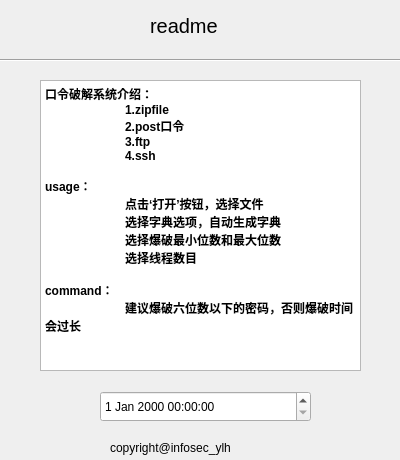
<?xml version="1.0" encoding="UTF-8"?>
<ui version="4.0">
 <class>Dialog</class>
 <widget class="QDialog" name="Dialog">
  <property name="geometry">
   <rect>
    <x>0</x>
    <y>0</y>
    <width>400</width>
    <height>460</height>
   </rect>
  </property>
  <property name="windowTitle">
   <string>Dialog</string>
  </property>
  <widget class="QLabel" name="label">
   <property name="geometry">
    <rect>
     <x>150</x>
     <y>10</y>
     <width>81</width>
     <height>31</height>
    </rect>
   </property>
   <property name="font">
    <font>
     <pointsize>15</pointsize>
    </font>
   </property>
   <property name="text">
    <string>readme</string>
   </property>
  </widget>
  <widget class="Line" name="line">
   <property name="geometry">
    <rect>
     <x>0</x>
     <y>50</y>
     <width>401</width>
     <height>20</height>
    </rect>
   </property>
   <property name="orientation">
    <enum>Qt::Horizontal</enum>
   </property>
  </widget>
  <widget class="QDateTimeEdit" name="dateTimeEdit">
   <property name="geometry">
    <rect>
     <x>100</x>
     <y>391</y>
     <width>211</width>
     <height>31</height>
    </rect>
   </property>
  </widget>
  <widget class="QLabel" name="label_2">
   <property name="geometry">
    <rect>
     <x>110</x>
     <y>440</y>
     <width>191</width>
     <height>16</height>
    </rect>
   </property>
   <property name="text">
    <string>copyright@infosec_ylh</string>
   </property>
  </widget>
  <widget class="QTextBrowser" name="textBrowser">
   <property name="geometry">
    <rect>
     <x>40</x>
     <y>80</y>
     <width>321</width>
     <height>291</height>
    </rect>
   </property>
   <property name="html">
    <string>&lt;!DOCTYPE HTML PUBLIC &quot;-//W3C//DTD HTML 4.0//EN&quot; &quot;http://www.w3.org/TR/REC-html40/strict.dtd&quot;&gt;
&lt;html&gt;&lt;head&gt;&lt;meta name=&quot;qrichtext&quot; content=&quot;1&quot; /&gt;&lt;style type=&quot;text/css&quot;&gt;
p, li { white-space: pre-wrap; }
&lt;/style&gt;&lt;/head&gt;&lt;body style=&quot; font-family:'SimSun'; font-size:9pt; font-weight:400; font-style:normal;&quot;&gt;
&lt;p style=&quot; margin-top:0px; margin-bottom:0px; margin-left:0px; margin-right:0px; -qt-block-indent:0; text-indent:0px;&quot;&gt;&lt;span style=&quot; font-weight:600;&quot;&gt;口令破解系统介绍：&lt;/span&gt;&lt;/p&gt;
&lt;p style=&quot; margin-top:0px; margin-bottom:0px; margin-left:0px; margin-right:0px; -qt-block-indent:0; text-indent:0px;&quot;&gt;&lt;span style=&quot; font-weight:600;&quot;&gt;	1.zipfile&lt;/span&gt;&lt;/p&gt;
&lt;p style=&quot; margin-top:0px; margin-bottom:0px; margin-left:0px; margin-right:0px; -qt-block-indent:0; text-indent:0px;&quot;&gt;&lt;span style=&quot; font-weight:600;&quot;&gt;	2.post口令&lt;/span&gt;&lt;/p&gt;
&lt;p style=&quot; margin-top:0px; margin-bottom:0px; margin-left:0px; margin-right:0px; -qt-block-indent:0; text-indent:0px;&quot;&gt;&lt;span style=&quot; font-weight:600;&quot;&gt;	3.ftp&lt;/span&gt;&lt;/p&gt;
&lt;p style=&quot; margin-top:0px; margin-bottom:0px; margin-left:0px; margin-right:0px; -qt-block-indent:0; text-indent:0px;&quot;&gt;&lt;span style=&quot; font-weight:600;&quot;&gt;	4.ssh&lt;/span&gt;&lt;/p&gt;
&lt;p style=&quot;-qt-paragraph-type:empty; margin-top:0px; margin-bottom:0px; margin-left:0px; margin-right:0px; -qt-block-indent:0; text-indent:0px; font-weight:600;&quot;&gt;&lt;br /&gt;&lt;/p&gt;
&lt;p style=&quot; margin-top:0px; margin-bottom:0px; margin-left:0px; margin-right:0px; -qt-block-indent:0; text-indent:0px;&quot;&gt;&lt;span style=&quot; font-weight:600;&quot;&gt;usage：&lt;/span&gt;&lt;/p&gt;
&lt;p style=&quot; margin-top:0px; margin-bottom:0px; margin-left:0px; margin-right:0px; -qt-block-indent:0; text-indent:0px;&quot;&gt;&lt;span style=&quot; font-weight:600;&quot;&gt;	点击‘打开’按钮，选择文件&lt;/span&gt;&lt;/p&gt;
&lt;p style=&quot; margin-top:0px; margin-bottom:0px; margin-left:0px; margin-right:0px; -qt-block-indent:0; text-indent:0px;&quot;&gt;&lt;span style=&quot; font-weight:600;&quot;&gt;	选择字典选项，自动生成字典&lt;/span&gt;&lt;/p&gt;
&lt;p style=&quot; margin-top:0px; margin-bottom:0px; margin-left:0px; margin-right:0px; -qt-block-indent:0; text-indent:0px;&quot;&gt;&lt;span style=&quot; font-weight:600;&quot;&gt;	选择爆破最小位数和最大位数&lt;/span&gt;&lt;/p&gt;
&lt;p style=&quot; margin-top:0px; margin-bottom:0px; margin-left:0px; margin-right:0px; -qt-block-indent:0; text-indent:0px;&quot;&gt;&lt;span style=&quot; font-weight:600;&quot;&gt;	选择线程数目&lt;/span&gt;&lt;/p&gt;
&lt;p style=&quot;-qt-paragraph-type:empty; margin-top:0px; margin-bottom:0px; margin-left:0px; margin-right:0px; -qt-block-indent:0; text-indent:0px; font-weight:600;&quot;&gt;&lt;br /&gt;&lt;/p&gt;
&lt;p style=&quot; margin-top:0px; margin-bottom:0px; margin-left:0px; margin-right:0px; -qt-block-indent:0; text-indent:0px;&quot;&gt;&lt;span style=&quot; font-weight:600;&quot;&gt;command：&lt;br /&gt;	建议爆破六位数以下的密码，否则爆破时间会过长&lt;/span&gt;&lt;/p&gt;
&lt;p style=&quot; margin-top:0px; margin-bottom:0px; margin-left:0px; margin-right:0px; -qt-block-indent:0; text-indent:0px;&quot;&gt;&lt;span style=&quot; font-weight:600;&quot;&gt;	&lt;/span&gt;&lt;/p&gt;
&lt;p style=&quot; margin-top:0px; margin-bottom:0px; margin-left:0px; margin-right:0px; -qt-block-indent:0; text-indent:0px;&quot;&gt;&lt;span style=&quot; font-weight:600;&quot;&gt;	&lt;/span&gt;&lt;/p&gt;&lt;/body&gt;&lt;/html&gt;</string>
   </property>
  </widget>
 </widget>
 <resources/>
 <connections/>
</ui>
